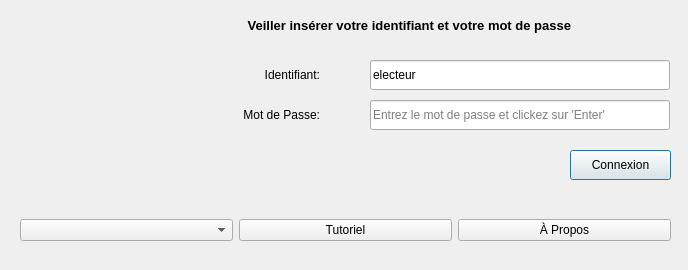
<?xml version="1.0" encoding="UTF-8"?>
<ui version="4.0">
 <class>MainWindow</class>
 <widget class="QMainWindow" name="MainWindow">
  <property name="geometry">
   <rect>
    <x>0</x>
    <y>0</y>
    <width>688</width>
    <height>270</height>
   </rect>
  </property>
  <property name="sizePolicy">
   <sizepolicy hsizetype="Fixed" vsizetype="Fixed">
    <horstretch>0</horstretch>
    <verstretch>0</verstretch>
   </sizepolicy>
  </property>
  <property name="minimumSize">
   <size>
    <width>688</width>
    <height>270</height>
   </size>
  </property>
  <property name="maximumSize">
   <size>
    <width>688</width>
    <height>270</height>
   </size>
  </property>
  <property name="windowTitle">
   <string>Connexion</string>
  </property>
  <widget class="QWidget" name="centralwidget">
   <widget class="QLabel" name="label">
    <property name="geometry">
     <rect>
      <x>100</x>
      <y>10</y>
      <width>471</width>
      <height>30</height>
     </rect>
    </property>
    <property name="font">
     <font>
      <pointsize>10</pointsize>
      <weight>75</weight>
      <bold>true</bold>
     </font>
    </property>
    <property name="text">
     <string>Veiller insérer votre identifiant et votre mot de passe</string>
    </property>
    <property name="alignment">
     <set>Qt::AlignRight|Qt::AlignTrailing|Qt::AlignVCenter</set>
    </property>
   </widget>
   <widget class="QLabel" name="label_2">
    <property name="geometry">
     <rect>
      <x>20</x>
      <y>60</y>
      <width>300</width>
      <height>30</height>
     </rect>
    </property>
    <property name="text">
     <string>Identifiant:</string>
    </property>
    <property name="alignment">
     <set>Qt::AlignRight|Qt::AlignTrailing|Qt::AlignVCenter</set>
    </property>
   </widget>
   <widget class="QLabel" name="label_3">
    <property name="geometry">
     <rect>
      <x>20</x>
      <y>100</y>
      <width>300</width>
      <height>30</height>
     </rect>
    </property>
    <property name="text">
     <string>Mot de Passe:</string>
    </property>
    <property name="alignment">
     <set>Qt::AlignRight|Qt::AlignTrailing|Qt::AlignVCenter</set>
    </property>
   </widget>
   <widget class="QLineEdit" name="lineEdit_user">
    <property name="geometry">
     <rect>
      <x>370</x>
      <y>60</y>
      <width>300</width>
      <height>30</height>
     </rect>
    </property>
    <property name="text">
     <string>electeur</string>
    </property>
   </widget>
   <widget class="QLineEdit" name="lineEdit_pass">
    <property name="geometry">
     <rect>
      <x>370</x>
      <y>100</y>
      <width>300</width>
      <height>30</height>
     </rect>
    </property>
    <property name="cursor">
     <cursorShape>IBeamCursor</cursorShape>
    </property>
    <property name="placeholderText">
     <string>Entrez le mot de passe et clickez sur 'Enter'</string>
    </property>
   </widget>
   <widget class="QPushButton" name="pushButton">
    <property name="geometry">
     <rect>
      <x>570</x>
      <y>150</y>
      <width>101</width>
      <height>30</height>
     </rect>
    </property>
    <property name="text">
     <string>Connexion</string>
    </property>
    <property name="default">
     <bool>true</bool>
    </property>
   </widget>
   <widget class="QWidget" name="horizontalLayoutWidget">
    <property name="geometry">
     <rect>
      <x>20</x>
      <y>210</y>
      <width>651</width>
      <height>41</height>
     </rect>
    </property>
    <layout class="QHBoxLayout" name="horizontalLayout">
     <item>
      <widget class="QComboBox" name="comboBox"/>
     </item>
     <item>
      <widget class="QPushButton" name="pushButton_3">
       <property name="text">
        <string>Tutoriel</string>
       </property>
      </widget>
     </item>
     <item>
      <widget class="QPushButton" name="pushButton_2">
       <property name="text">
        <string>À Propos</string>
       </property>
      </widget>
     </item>
    </layout>
   </widget>
  </widget>
 </widget>
 <resources/>
 <connections/>
</ui>
